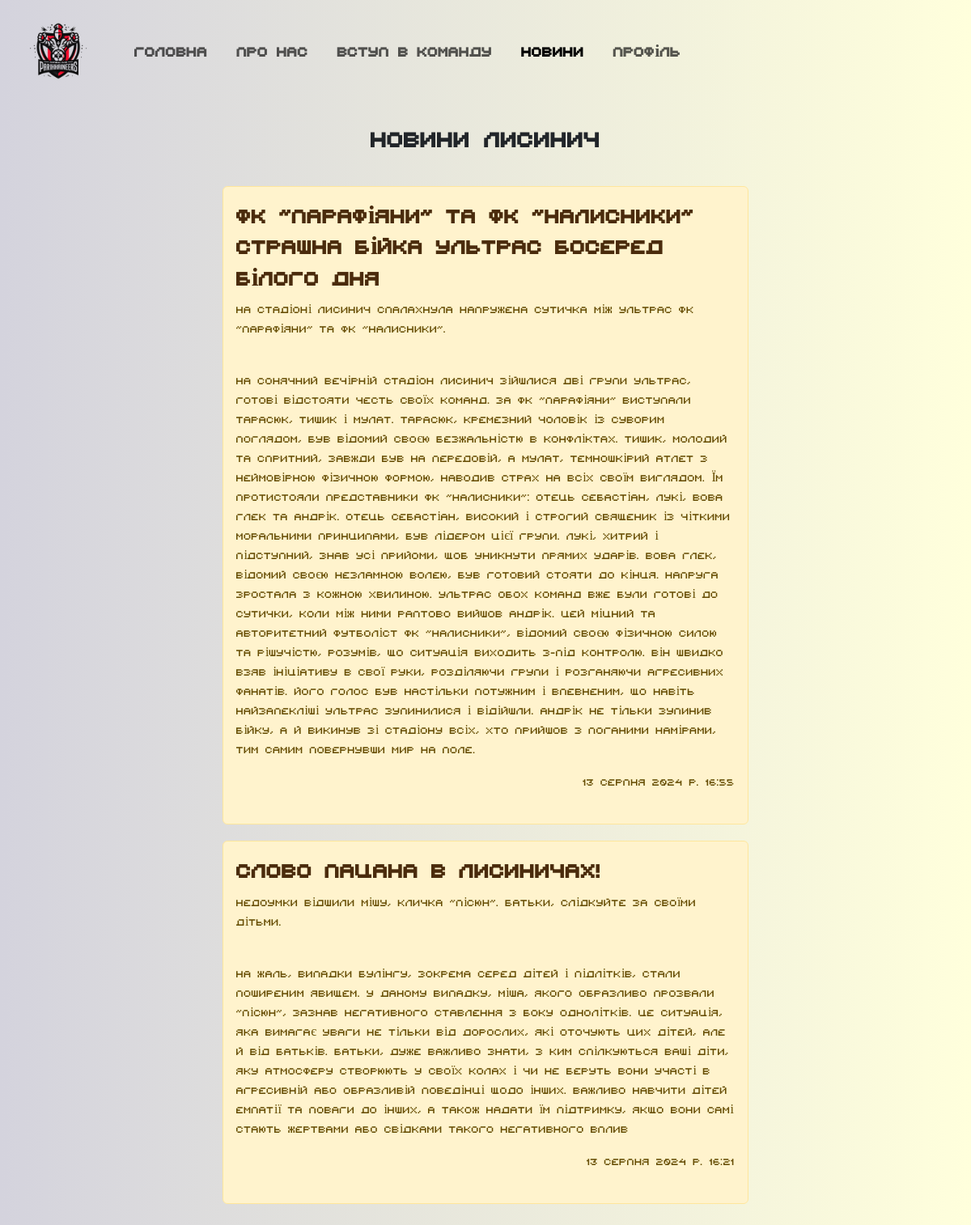
Page /news/ on the committed database.
### news/models.py (models this page shows, shortened)
class ModelNews(models.Model):
    content: models.FileField = models.FileField(upload_to='media/', default='Default content')
    title: models.CharField = models.CharField("Назва", max_length=250)
    anons: models.CharField = models.CharField("Анонс", max_length=250)
    full_text: models.TextField = models.TextField("Стаття")
    data: models.DateTimeField = models.DateTimeField("Дата публікації")
    class Meta:
        verbose_name = "Новина"
        verbose_name_plural = "Новини"

### news/views.py (the view)
# urls.py: path("news/", include("news.urls")),
def news(request) -> render:
    news_from_bd = ModelNews.objects.order_by("-data")
    return render(request, "news/index.html", {"news": news_from_bd})

### news/templates/news/index.html (shortened to what this page needs)
{% load static %}
<!DOCTYPE html>
<html lang="en">
<head>
    <link rel="stylesheet" href="{% static 'news/css/style.css' %}">
    <link rel="stylesheet" href="{% static 'main/css/style.css' %}">
    <link href="https://cdn.jsdelivr.net/npm/bootstrap@5.3.3/dist/css/bootstrap.min.css" rel="stylesheet">
</head>
<body>
    <nav class="navbar navbar-expand-lg bg-transperent">
        <div class="container-fluid">
          <img class="navbar-brand logo" src="{% static 'main/img//logo/logo.png' %}">
          <div class="collapse navbar-collapse" id="navbarNav">
            <ul class="navbar-nav">
              <li class="nav-item">
                <a class="nav-link" aria-current="page" href="{% url 'main' %}">Головна</a>
              </li>
              <li class="nav-item">
                <a class="nav-link" href="{% url 'main' %}#about">Про нас</a>
              </li>
              <li class="nav-item">
                <a class="nav-link" href="{% url 'form' %}">Вступ в команду</a>
              </li>
              <li class="nav-item">
                <a class="nav-link active" href="{% url 'news' %}">Новини</a>
              </li>
              <li class="nav-item">
                <a class="nav-link" href="#">Профіль</a>
              </li>
            </ul>
          </div>
        </div>
      </nav>
    <br>
    <h1 style="text-align: center; font-weight: bold; font-size: 35px">Новини Лисинич</h1>
    <div class="news">
        {% for el in news %}
        <div class="alert alert-warning">
            <h2 style="color: #4a2b0c; font-weight: bold;">{{ el.title }}</h2>
            <p>{{ el.anons }}</p>
            <br>
            <p>{{ el.full_text }}</p>
            <p style="float: right;">{{ el.data }}</p>
            <br>
            <br>
        </div>
    {% endfor %}
    </div>
</body>
</html>

### news/static/news/css/style.css (style rules this page uses)
.alert-warning { max-width: 650px; margin: 20px auto; }
.news { padding: 10px; }

### main/static/main/css/style.css (style rules this page uses)
body { background: #EFEFBB; background: -webkit-linear-gradient(to right, #D4D3DD, #ffffdc); background: linear-gradient(to right, #D4D3DD, #ffffdc); background-size: cover; background-attachment: fixed; }
* { font-family: 'pixy'; }
.logo { max-width: 100px; margin-left: 10px; }
.nav-item { font-size: 22px; font-weight: bold; margin-left: 20px; }
:root { --text-color: hsla(210, 50%, 85%, 1); --shadow-color: hsla(210, 40%, 52%, .4); --btn-color: hsl(210, 80%, 42%); --bg-color: #141218; }

### rows in the picture
ModelNews: title "ФК \"Парафіяни\" та ФК \"Налисники\" страшна бійка ультрас босеред білого дня", anons "На стадіоні Лисинич спалахнула напружена сутичка між ультрас ФК \"Парафіяни\" та ФК \"Налисники\".", full_text "На сонячний вечірній стадіон Лисинич зійшлися дві групи ультрас, готові відстояти честь своїх команд. За ФК \"Парафіяни\" виступали Тарасюк, Тишик і Мулат. Тарасюк, кремезний чоловік із суворим поглядом, був відомий своєю безжальністю в конфліктах. Тишик, молодий та спритний, завжди був на передовій, а Мулат, темношкірий атлет з неймовірною фізичною формою, наводив страх на всіх своїм виглядом. Їм протистояли представники ФК \"Налисники\": отець Себастіан, Лукі, Вова Глек та Андрік. Отець Себастіан, високий і строгий священик із чіткими моральними принципами, був лідером цієї групи. Лукі, хитрий і підступний, знав усі прийоми, щоб уникнути прямих ударів. Вова Глек, відомий своєю незламною…", data "13 серпня 2024 р. 16:55"
ModelNews: title "Слово пацана в Лисиничах!", anons "Недоумки відшили Мішу, кличка \"Пісюн\". Батьки, слідкуйте за своїми дітьми.", full_text "На жаль, випадки булінгу, зокрема серед дітей і підлітків, стали поширеним явищем. У даному випадку, Міша, якого образливо прозвали \"Пісюн\", зазнав негативного ставлення з боку однолітків. Це ситуація, яка вимагає уваги не тільки від дорослих, які оточують цих дітей, але й від батьків. Батьки, дуже важливо знати, з ким спілкуються ваші діти, яку атмосферу створюють у своїх колах і чи не беруть вони участі в агресивній або образливій поведінці щодо інших. Важливо навчити дітей емпатії та поваги до інших, а також надати їм підтримку, якщо вони самі стають жертвами або свідками такого негативного вплив", data "13 серпня 2024 р. 16:21"
